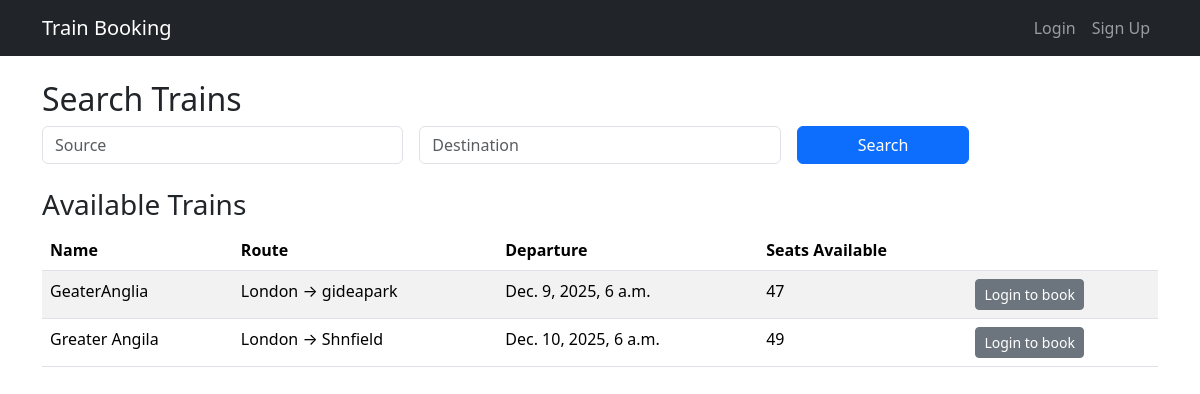
/search/, run on an earlier commit of the app's database.
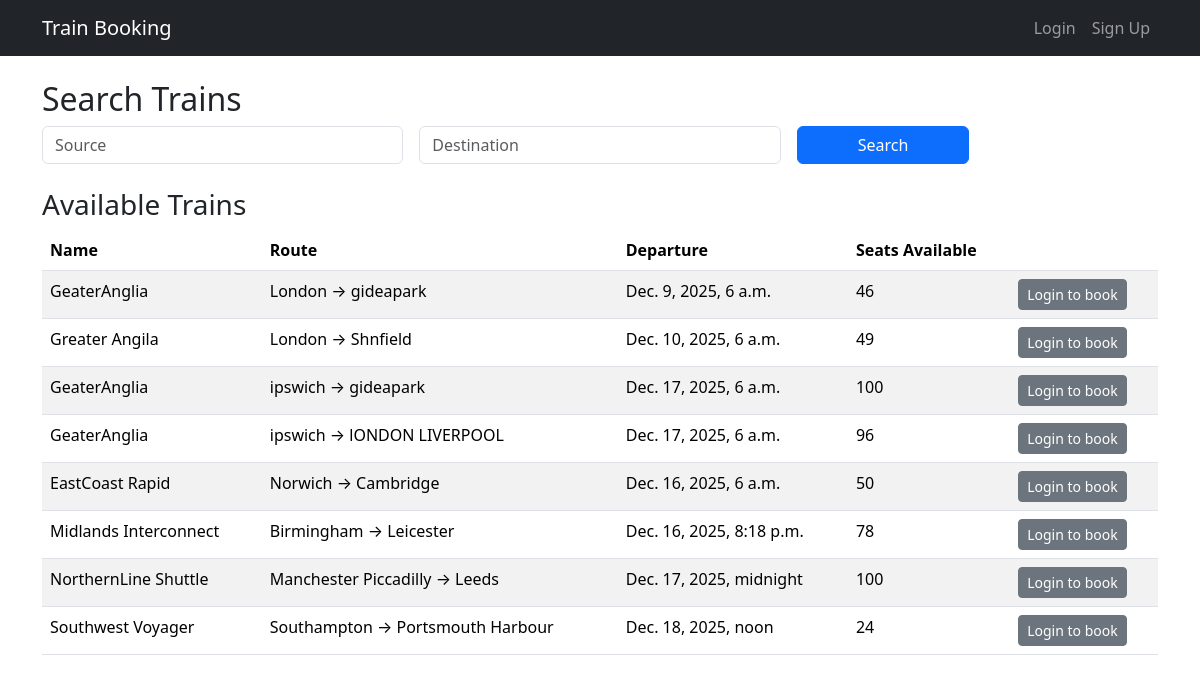
And on a later commit of the database.
### booking/models.py (models this page shows, shortened)
class Train(models.Model):
    name = models.CharField(max_length=100)
    source = models.CharField(max_length=100)
    destination = models.CharField(max_length=100)
    departure_time = models.DateTimeField()
    arrival_time = models.DateTimeField(null=True, blank=True)
    seats_total = models.PositiveIntegerField(default=100)
    seats_available = models.PositiveIntegerField(default=100)

### booking/views.py (the view)
# urls.py: path('search/', views.search_trains, name='search_trains'),
def search_trains(request):
    trains = Train.objects.all()
    source = destination = ''
    if request.method == 'POST':
        source = request.POST.get('source', '')
        destination = request.POST.get('destination', '')
        trains = trains.filter(source__icontains=source, destination__icontains=destination)
    return render(request, 'booking/search.html', {
        'trains': trains,
        'source': source,
        'destination': destination,
    })

### templates/booking/search.html (shortened to what this page needs)
{% extends 'booking/base.html' %}
{% block content %}
<h2>Search Trains</h2>
<form method="post" class="row g-3 mb-4">
  <div class="col-md-4">
    <input class="form-control" type="text" name="source" placeholder="Source" value="{{ source }}">
  </div>
  <div class="col-md-4">
    <input class="form-control" type="text" name="destination" placeholder="Destination" value="{{ destination }}">
  </div>
  <div class="col-md-2">
    <button class="btn btn-primary w-100">Search</button>
  </div>
</form>
<h3>Available Trains</h3>
<table class="table table-striped">
  <thead>
    <tr>
      <th>Name</th><th>Route</th><th>Departure</th><th>Seats Available</th><th></th>
    </tr>
  </thead>
  <tbody>
    {% for t in trains %}
    <tr>
      <td>{{ t.name }}</td>
      <td>{{ t.source }} → {{ t.destination }}</td>
      <td>{{ t.departure_time }}</td>
      <td>{{ t.seats_available }}</td>
      <td>
        {% if user.is_authenticated %}
          <a class="btn btn-sm btn-success" href="{% url 'book_ticket' t.id %}">Book</a>
        {% else %}
          <a class="btn btn-sm btn-secondary" href="{% url 'login' %}">Login to book</a>
        {% endif %}
      </td>
    </tr>
    {% empty %}
    <tr><td colspan="5">No trains found.</td></tr>
    {% endfor %}
  </tbody>
</table>
{% endblock %}

### templates/booking/base.html (shortened to what this page needs)
<!DOCTYPE html>
<html>
<head>
    <link href="https://cdn.jsdelivr.net/npm/bootstrap@5.3.3/dist/css/bootstrap.min.css" rel="stylesheet">
</head>
<body>
<nav class="navbar navbar-expand-lg navbar-dark bg-dark mb-4">
  <div class="container">
    <a class="navbar-brand" href="{% url 'search_trains' %}">Train Booking</a>
    <div class="collapse navbar-collapse">
      <ul class="navbar-nav ms-auto">
        {% if user.is_authenticated %}
          <li class="nav-item"><a class="nav-link" href="{% url 'my_tickets' %}">My Tickets</a></li>
          <li class="nav-item"><a class="nav-link" href="{% url 'logout' %}">Logout</a></li>
        {% else %}
          <li class="nav-item"><a class="nav-link" href="{% url 'login' %}">Login</a></li>
          <li class="nav-item"><a class="nav-link" href="{% url 'signup' %}">Sign Up</a></li>
        {% endif %}
      </ul>
    </div>
  </div>
</nav>
<div class="container">
  {% block content %}{% endblock %}
</div>
</body>
</html>

What changed in the data, as far as the page shows it:
changed Train "Dec. 9, 2025, 6 a.m.": seats_available "47" → "46"
added Train: name "GeaterAnglia", source "ipswich", destination "gideapark", departure_time "Dec. 17, 2025, 6 a.m.", seats_available "100"
added Train: name "GeaterAnglia", source "ipswich", destination "lONDON LIVERPOOL", departure_time "Dec. 17, 2025, 6 a.m.", seats_available "96"
added Train: name "EastCoast Rapid", source "Norwich", destination "Cambridge", departure_time "Dec. 16, 2025, 6 a.m.", seats_available "50"
added Train: name "Midlands Interconnect", source "Birmingham", destination "Leicester", departure_time "Dec. 16, 2025, 8:18 p.m.", seats_available "78"
added Train: name "NorthernLine Shuttle", source "Manchester Piccadilly", destination "Leeds", departure_time "Dec. 17, 2025, midnight", seats_available "100"
added Train: name "Southwest Voyager", source "Southampton", destination "Portsmouth Harbour", departure_time "Dec. 18, 2025, noon", seats_available "24"
